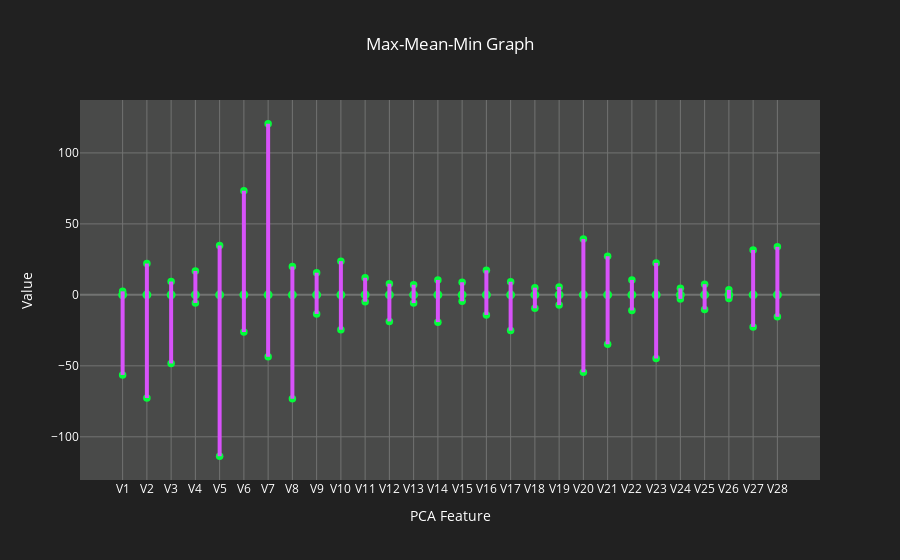

Notebook code for this chart:
### Code cell
fig = go.Figure()

# Lines joining Max-Mean-Min
for row in df.describe().T.index[1:-2]:
    if df.describe().T['min'][row]!=df.describe().T['max'][row]:
        fig.add_shape(
            dict(type="line",
                 x0=row,
                 x1=row,
                 y0=df.describe().T['min'][row],
                 y1=df.describe().T['max'][row],
                 line=dict(
                   color=colors[2],
                   width=4)
                )
        )
    
# Min point    
fig.add_trace(go.Scatter(x=df.describe().T.index[1:-2],
                         y=df.describe().T['min'][1:-2],
                         mode="markers",
                         showlegend=False,
                         name="min",
                         marker=dict(color=colors[7],
                                     size=7.5)))

# Mean point
fig.add_trace(go.Scatter(x=df.describe().T.index[1:-2],
                         y=df.describe().T['mean'][1:-2],
                         mode="markers",
                         showlegend=False,
                         name="mean",
                         marker=dict(color=colors[7],
                                     size=9)))

# Max point
fig.add_trace(go.Scatter(x=df.describe().T.index[1:-2],
                         y=df.describe().T['max'][1:-2],
                         mode="markers",
                         showlegend=False,
                         name="max",
                         marker=dict(color=colors[7],
                                     size=7.5)))

# layout and axes configs
fig.update_layout(title="Max-Mean-Min Graph", title_x=0.5, height=600, plot_bgcolor=colors[3], paper_bgcolor=colors[4], font_color=colors[5], xaxis_title="PCA Feature", yaxis_title="Value")
fig.update_xaxes(gridcolor=colors[6], zerolinecolor=colors[6])
fig.update_yaxes(gridcolor=colors[6], zerolinecolor=colors[6])

fig.show()

### Figure 1 — Plotly figure (JSON) as saved in the notebook; plotly's stock layout.template omitted (floating-point values rounded to 4 significant figures)
{"data": [{"marker": {"color": "#03fc39", "size": 7.5}, "mode": "markers", "name": "min", "showlegend": false, "x": ["V1", "V2", "V3", "V4", "V5", "V6", "V7", "V8", "V9", "V10", "V11", "V12", "V13", "V14", "V15", "V16", "V17", "V18", "V19", "V20", "V21", "V22", "V23", "V24", "V25", "V26", "V27", "V28"], "y": [-56.41, -72.72, -48.33, -5.683, -113.7, -26.16, -43.56, -73.22, -13.43, -24.59, -4.797, -18.68, -5.792, -19.21, -4.499, -14.13, -25.16, -9.499, -7.214, -54.5, -34.83, -10.93, -44.81, -2.837, -10.3, -2.605, -22.57, -15.43], "type": "scatter"}, {"marker": {"color": "#03fc39", "size": 9}, "mode": "markers", "name": "mean", "showlegend": false, "x": ["V1", "V2", "V3", "V4", "V5", "V6", "V7", "V8", "V9", "V10", "V11", "V12", "V13", "V14", "V15", "V16", "V17", "V18", "V19", "V20", "V21", "V22", "V23", "V24", "V25", "V26", "V27", "V28"], "y": [1.168e-15, 3.417e-16, -1.38e-15, 2.074e-15, 9.604e-16, 1.487e-15, -5.556e-16, 1.213e-16, -2.406e-15, 2.239e-15, 1.673e-15, -1.247e-15, 8.19e-16, 1.207e-15, 4.887e-15, 1.438e-15, -3.772e-16, 9.564e-16, 1.04e-15, 6.406e-16, 1.654e-16, -3.569e-16, 2.579e-16, 4.473e-15, 5.341e-16, 1.683e-15, -3.66e-16, -1.227e-16], "type": "scatter"}, {"marker": {"color": "#03fc39", "size": 7.5}, "mode": "markers", "name": "max", "showlegend": false, "x": ["V1", "V2", "V3", "V4", "V5", "V6", "V7", "V8", "V9", "V10", "V11", "V12", "V13", "V14", "V15", "V16", "V17", "V18", "V19", "V20", "V21", "V22", "V23", "V24", "V25", "V26", "V27", "V28"], "y": [2.455, 22.06, 9.383, 16.88, 34.8, 73.3, 120.6, 20.01, 15.59, 23.75, 12.02, 7.848, 7.127, 10.53, 8.878, 17.32, 9.254, 5.041, 5.592, 39.42, 27.2, 10.5, 22.53, 4.585, 7.52, 3.517, 31.61, 33.85], "type": "scatter"}], "layout": {"shapes": [{"line": {"color": "#d852fa", "width": 4}, "type": "line", "x0": "V1", "x1": "V1", "y0": -56.41, "y1": 2.455}, {"line": {"color": "#d852fa", "width": 4}, "type": "line", "x0": "V2", "x1": "V2", "y0": -72.72, "y1": 22.06}, {"line": {"color": "#d852fa", "width": 4}, "type": "line", "x0": "V3", "x1": "V3", "y0": -48.33, "y1": 9.383}, {"line": {"color": "#d852fa", "width": 4}, "type": "line", "x0": "V4", "x1": "V4", "y0": -5.683, "y1": 16.88}, {"line": {"color": "#d852fa", "width": 4}, "type": "line", "x0": "V5", "x1": "V5", "y0": -113.7, "y1": 34.8}, {"line": {"color": "#d852fa", "width": 4}, "type": "line", "x0": "V6", "x1": "V6", "y0": -26.16, "y1": 73.3}, {"line": {"color": "#d852fa", "width": 4}, "type": "line", "x0": "V7", "x1": "V7", "y0": -43.56, "y1": 120.6}, {"line": {"color": "#d852fa", "width": 4}, "type": "line", "x0": "V8", "x1": "V8", "y0": -73.22, "y1": 20.01}, {"line": {"color": "#d852fa", "width": 4}, "type": "line", "x0": "V9", "x1": "V9", "y0": -13.43, "y1": 15.59}, {"line": {"color": "#d852fa", "width": 4}, "type": "line", "x0": "V10", "x1": "V10", "y0": -24.59, "y1": 23.75}, {"line": {"color": "#d852fa", "width": 4}, "type": "line", "x0": "V11", "x1": "V11", "y0": -4.797, "y1": 12.02}, {"line": {"color": "#d852fa", "width": 4}, "type": "line", "x0": "V12", "x1": "V12", "y0": -18.68, "y1": 7.848}, {"line": {"color": "#d852fa", "width": 4}, "type": "line", "x0": "V13", "x1": "V13", "y0": -5.792, "y1": 7.127}, {"line": {"color": "#d852fa", "width": 4}, "type": "line", "x0": "V14", "x1": "V14", "y0": -19.21, "y1": 10.53}, {"line": {"color": "#d852fa", "width": 4}, "type": "line", "x0": "V15", "x1": "V15", "y0": -4.499, "y1": 8.878}, {"line": {"color": "#d852fa", "width": 4}, "type": "line", "x0": "V16", "x1": "V16", "y0": -14.13, "y1": 17.32}, {"line": {"color": "#d852fa", "width": 4}, "type": "line", "x0": "V17", "x1": "V17", "y0": -25.16, "y1": 9.254}, {"line": {"color": "#d852fa", "width": 4}, "type": "line", "x0": "V18", "x1": "V18", "y0": -9.499, "y1": 5.041}, {"line": {"color": "#d852fa", "width": 4}, "type": "line", "x0": "V19", "x1": "V19", "y0": -7.214, "y1": 5.592}, {"line": {"color": "#d852fa", "width": 4}, "type": "line", "x0": "V20", "x1": "V20", "y0": -54.5, "y1": 39.42}, {"line": {"color": "#d852fa", "width": 4}, "type": "line", "x0": "V21", "x1": "V21", "y0": -34.83, "y1": 27.2}, {"line": {"color": "#d852fa", "width": 4}, "type": "line", "x0": "V22", "x1": "V22", "y0": -10.93, "y1": 10.5}, {"line": {"color": "#d852fa", "width": 4}, "type": "line", "x0": "V23", "x1": "V23", "y0": -44.81, "y1": 22.53}, {"line": {"color": "#d852fa", "width": 4}, "type": "line", "x0": "V24", "x1": "V24", "y0": -2.837, "y1": 4.585}, {"line": {"color": "#d852fa", "width": 4}, "type": "line", "x0": "V25", "x1": "V25", "y0": -10.3, "y1": 7.52}, {"line": {"color": "#d852fa", "width": 4}, "type": "line", "x0": "V26", "x1": "V26", "y0": -2.605, "y1": 3.517}, {"line": {"color": "#d852fa", "width": 4}, "type": "line", "x0": "V27", "x1": "V27", "y0": -22.57, "y1": 31.61}, {"line": {"color": "#d852fa", "width": 4}, "type": "line", "x0": "V28", "x1": "V28", "y0": -15.43, "y1": 33.85}], "title": {"text": "Max-Mean-Min Graph", "x": 0.5}, "font": {"color": "#ffffff"}, "plot_bgcolor": "#494a49", "paper_bgcolor": "#212121", "xaxis": {"title": {"text": "PCA Feature"}, "gridcolor": "#727372", "zerolinecolor": "#727372", "type": "category", "range": [-1.785, 28.79], "autorange": true}, "yaxis": {"title": {"text": "Value"}, "gridcolor": "#727372", "zerolinecolor": "#727372", "type": "linear", "range": [-130.1, 136.9], "autorange": true}, "autosize": true}}
